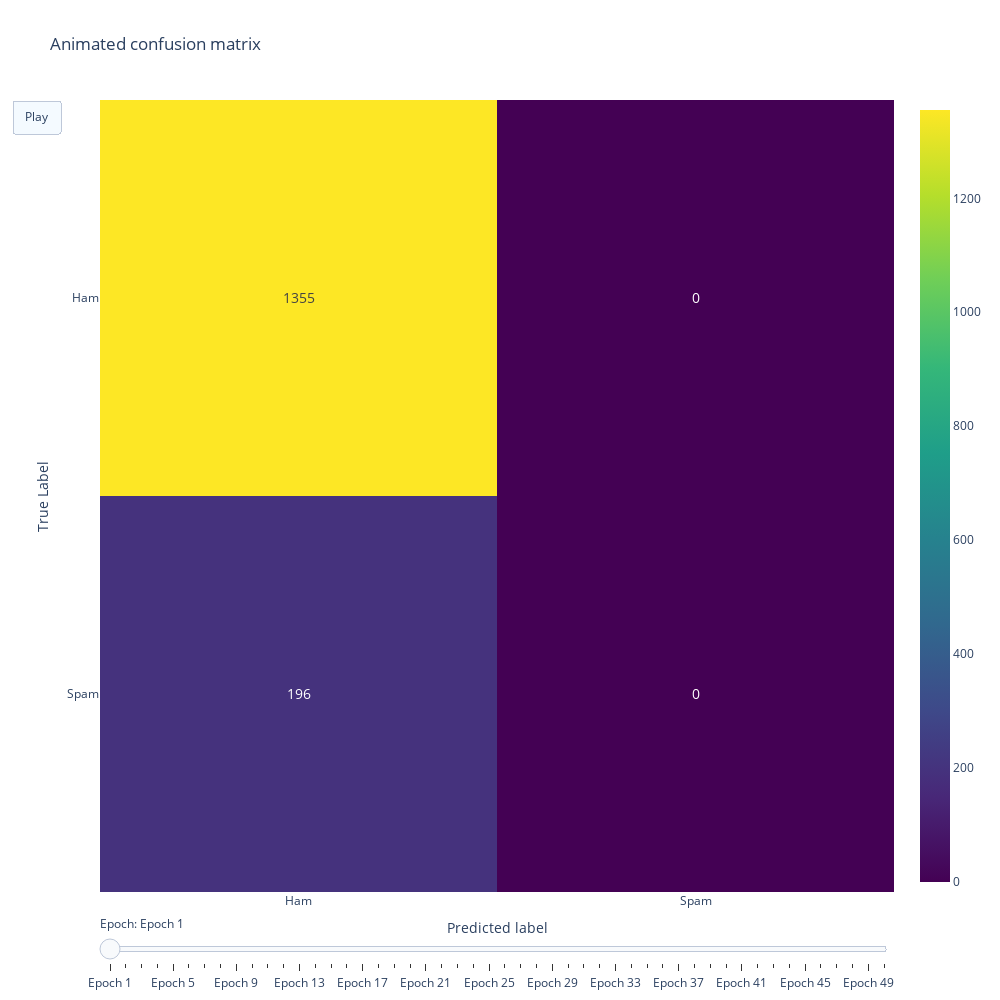

Notebook code cell kept with this figure:
### Markdown cell above
### Confusion matrix (animated)

### Code cell
def plot_confusion_matrices(confusion_matrices):
    epochs = range(1, k_epochs + 1)
    frames = []

    # Create a frame per epoch
    for epoch, cm in zip(epochs, confusion_matrices):
        annotations = [[f'{value}' for value in row] for row in cm]
        frame = go.Frame(data=[go.Heatmap(
            z=cm, 
            text=annotations,
            colorscale='Viridis', 
            hoverinfo='skip',                         # ! Hide hover info (x, y, z)
            showscale=True,                            # colorbar visible
            texttemplate="%{text}",                    # string to be displayed in the cells
            textfont={"size": 14},  
        )], name=f"Epoch {epoch}")
        frames.append(frame)

    # Initialization with the first confusion matrix
    fig = go.Figure(
        data=[go.Heatmap(
            z=confusion_matrices[0], 
            text=[[f'{value}' for value in row] for row in confusion_matrices[0]], 
            colorscale='Viridis',
            hoverinfo='skip',  
            showscale=True,  
            texttemplate="%{text}",  
            textfont={"size": 14},  
        )],
        layout=go.Layout(
            autosize=False,
            width=1000,
            height=1000,
            title="Animated confusion matrix",
            xaxis_title="Predicted label",
            yaxis_title="True Label",
            # Make sur 0 is on top and 1 is bottom on y axis 
            xaxis=dict(
                tickvals=[0, 1], 
                ticktext=["Ham", "Spam"]
            ),
            yaxis=dict(
                tickvals=[0, 1],  
                ticktext=["Spam", "Ham"],  
                categoryorder="array",  
                categoryarray=[1, 0]  
            ),
            updatemenus=[{
                'type': 'buttons',
                'buttons': [{
                    'label': 'Play',
                    'method': 'animate',
                    'args': [None, {
                        'frame': {'duration': 500, 'redraw': True},
                        'fromcurrent': True,
                        'mode': 'immediate',
                    }]
                }]
            }]
        ),
        frames=frames  # assign frames to the Figure
    )

    # Add a slider
    fig.update_layout(
        sliders=[{
            'steps': [{
                'args': [[f"Epoch {epoch}"], {'frame': {'duration': 500, 'redraw': True}}],
                'label': f'Epoch {epoch}',
                'method': 'animate'
            } for epoch in epochs],
            'currentvalue': {'prefix': 'Epoch: '}
        }]
    )
    fig.show()

plot_confusion_matrices(confusion_matrices)

### Figure 1 — Plotly figure (JSON) as saved in the notebook; plotly's stock layout.template omitted (floating-point values rounded to 4 significant figures)
{"data": [{"colorscale": [[0, "#440154"], [0.1111, "#482878"], [0.2222, "#3e4989"], [0.3333, "#31688e"], [0.4444, "#26828e"], [0.5556, "#1f9e89"], [0.6667, "#35b779"], [0.7778, "#6ece58"], [0.8889, "#b5de2b"], [1, "#fde725"]], "hoverinfo": "skip", "showscale": true, "text": [["196", "0"], ["1355", "0"]], "textfont": {"size": 14}, "texttemplate": "%{text}", "type": "heatmap", "z": [[196, 0], [1355, 0]]}], "layout": {"autosize": false, "height": 1000, "sliders": [{"currentvalue": {"prefix": "Epoch: "}, "steps": [{"args": [["Epoch 1"], {"frame": {"duration": 500, "redraw": true}}], "label": "Epoch 1", "method": "animate"}, {"args": [["Epoch 2"], {"frame": {"duration": 500, "redraw": true}}], "label": "Epoch 2", "method": "animate"}, {"args": [["Epoch 3"], {"frame": {"duration": 500, "redraw": true}}], "label": "Epoch 3", "method": "animate"}, {"args": [["Epoch 4"], {"frame": {"duration": 500, "redraw": true}}], "label": "Epoch 4", "method": "animate"}, {"args": [["Epoch 5"], {"frame": {"duration": 500, "redraw": true}}], "label": "Epoch 5", "method": "animate"}, {"args": [["Epoch 6"], {"frame": {"duration": 500, "redraw": true}}], "label": "Epoch 6", "method": "animate"}, {"args": [["Epoch 7"], {"frame": {"duration": 500, "redraw": true}}], "label": "Epoch 7", "method": "animate"}, {"args": [["Epoch 8"], {"frame": {"duration": 500, "redraw": true}}], "label": "Epoch 8", "method": "animate"}, {"args": [["Epoch 9"], {"frame": {"duration": 500, "redraw": true}}], "label": "Epoch 9", "method": "animate"}, {"args": [["Epoch 10"], {"frame": {"duration": 500, "redraw": true}}], "label": "Epoch 10", "method": "animate"}, {"args": [["Epoch 11"], {"frame": {"duration": 500, "redraw": true}}], "label": "Epoch 11", "method": "animate"}, {"args": [["Epoch 12"], {"frame": {"duration": 500, "redraw": true}}], "label": "Epoch 12", "method": "animate"}, {"args": [["Epoch 13"], {"frame": {"duration": 500, "redraw": true}}], "label": "Epoch 13", "method": "animate"}, {"args": [["Epoch 14"], {"frame": {"duration": 500, "redraw": true}}], "label": "Epoch 14", "method": "animate"}, {"args": [["Epoch 15"], {"frame": {"duration": 500, "redraw": true}}], "label": "Epoch 15", "method": "animate"}, {"args": [["Epoch 16"], {"frame": {"duration": 500, "redraw": true}}], "label": "Epoch 16", "method": "animate"}, {"args": [["Epoch 17"], {"frame": {"duration": 500, "redraw": true}}], "label": "Epoch 17", "method": "animate"}, {"args": [["Epoch 18"], {"frame": {"duration": 500, "redraw": true}}], "label": "Epoch 18", "method": "animate"}, {"args": [["Epoch 19"], {"frame": {"duration": 500, "redraw": true}}], "label": "Epoch 19", "method": "animate"}, {"args": [["Epoch 20"], {"frame": {"duration": 500, "redraw": true}}], "label": "Epoch 20", "method": "animate"}, {"args": [["Epoch 21"], {"frame": {"duration": 500, "redraw": true}}], "label": "Epoch 21", "method": "animate"}, {"args": [["Epoch 22"], {"frame": {"duration": 500, "redraw": true}}], "label": "Epoch 22", "method": "animate"}, {"args": [["Epoch 23"], {"frame": {"duration": 500, "redraw": true}}], "label": "Epoch 23", "method": "animate"}, {"args": [["Epoch 24"], {"frame": {"duration": 500, "redraw": true}}], "label": "Epoch 24", "method": "animate"}, {"args": [["Epoch 25"], {"frame": {"duration": 500, "redraw": true}}], "label": "Epoch 25", "method": "animate"}, {"args": [["Epoch 26"], {"frame": {"duration": 500, "redraw": true}}], "label": "Epoch 26", "method": "animate"}, {"args": [["Epoch 27"], {"frame": {"duration": 500, "redraw": true}}], "label": "Epoch 27", "method": "animate"}, {"args": [["Epoch 28"], {"frame": {"duration": 500, "redraw": true}}], "label": "Epoch 28", "method": "animate"}, {"args": [["Epoch 29"], {"frame": {"duration": 500, "redraw": true}}], "label": "Epoch 29", "method": "animate"}, {"args": [["Epoch 30"], {"frame": {"duration": 500, "redraw": true}}], "label": "Epoch 30", "method": "animate"}, {"args": [["Epoch 31"], {"frame": {"duration": 500, "redraw": true}}], "label": "Epoch 31", "method": "animate"}, {"args": [["Epoch 32"], {"frame": {"duration": 500, "redraw": true}}], "label": "Epoch 32", "method": "animate"}, {"args": [["Epoch 33"], {"frame": {"duration": 500, "redraw": true}}], "label": "Epoch 33", "method": "animate"}, {"args": [["Epoch 34"], {"frame": {"duration": 500, "redraw": true}}], "label": "Epoch 34", "method": "animate"}, {"args": [["Epoch 35"], {"frame": {"duration": 500, "redraw": true}}], "label": "Epoch 35", "method": "animate"}, {"args": [["Epoch 36"], {"frame": {"duration": 500, "redraw": true}}], "label": "Epoch 36", "method": "animate"}, {"args": [["Epoch 37"], {"frame": {"duration": 500, "redraw": true}}], "label": "Epoch 37", "method": "animate"}, {"args": [["Epoch 38"], {"frame": {"duration": 500, "redraw": true}}], "label": "Epoch 38", "method": "animate"}, {"args": [["Epoch 39"], {"frame": {"duration": 500, "redraw": true}}], "label": "Epoch 39", "method": "animate"}, {"args": [["Epoch 40"], {"frame": {"duration": 500, "redraw": true}}], "label": "Epoch 40", "method": "animate"}, {"args": [["Epoch 41"], {"frame": {"duration": 500, "redraw": true}}], "label": "Epoch 41", "method": "animate"}, {"args": [["Epoch 42"], {"frame": {"duration": 500, "redraw": true}}], "label": "Epoch 42", "method": "animate"}, {"args": [["Epoch 43"], {"frame": {"duration": 500, "redraw": true}}], "label": "Epoch 43", "method": "animate"}, {"args": [["Epoch 44"], {"frame": {"duration": 500, "redraw": true}}], "label": "Epoch 44", "method": "animate"}, {"args": [["Epoch 45"], {"frame": {"duration": 500, "redraw": true}}], "label": "Epoch 45", "method": "animate"}, {"args": [["Epoch 46"], {"frame": {"duration": 500, "redraw": true}}], "label": "Epoch 46", "method": "animate"}, {"args": [["Epoch 47"], {"frame": {"duration": 500, "redraw": true}}], "label": "Epoch 47", "method": "animate"}, {"args": [["Epoch 48"], {"frame": {"duration": 500, "redraw": true}}], "label": "Epoch 48", "method": "animate"}, {"args": [["Epoch 49"], {"frame": {"duration": 500, "redraw": true}}], "label": "Epoch 49", "method": "animate"}, {"args": [["Epoch 50"], {"frame": {"duration": 500, "redraw": true}}], "label": "Epoch 50", "method": "animate"}]}], "title": {"text": "Animated confusion matrix"}, "updatemenus": [{"buttons": [{"args": [null, {"frame": {"duration": 500, "redraw": true}, "fromcurrent": true, "mode": "immediate"}], "label": "Play", "method": "animate"}], "type": "buttons"}], "width": 1000, "xaxis": {"ticktext": ["Ham", "Spam"], "tickvals": [0, 1], "title": {"text": "Predicted label"}}, "yaxis": {"categoryarray": [1, 0], "categoryorder": "array", "ticktext": ["Spam", "Ham"], "tickvals": [0, 1], "title": {"text": "True Label"}}}}
